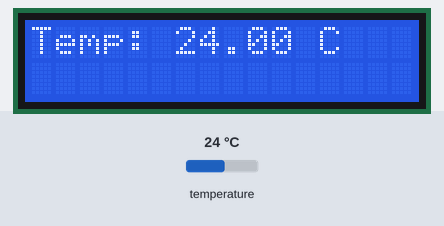
Bench run of a program on a simulated Raspberry Pi (BCM pin numbers). On the bench: 16×2 character LCD. The inputs (shaded band) are chosen by the test bench; at power-on: temperature 24 °C. What the program prints to the terminal is not drawn.

Above: at 1.2 s.
1.3 s: temperature set to 12 °C
At 3.7 s:
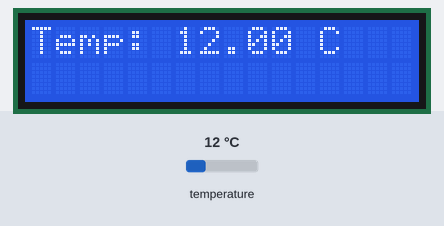
4.0 s: temperature set to 19 °C
At 4.9 s:
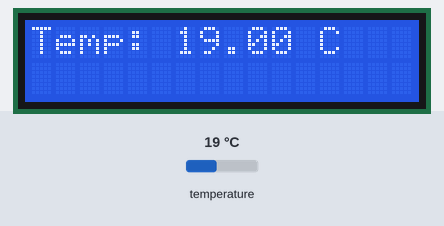
6.5 s: temperature set to 28 °C
At 8.1 s:
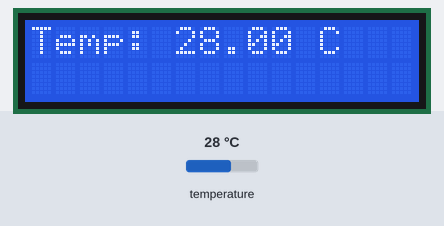
Timing chart, 0 to 9.6 s (numbered marks = the images above; inputs shaded):
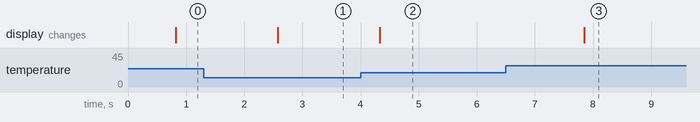

Measured:
- after the input at 1.3 s, the display: changes after 1.3 s (image 1)
- after the input at 4.0 s, the display: changes after 0.33 s (image 2)
- after the input at 6.5 s, the display: changes after 1.3 s (image 3)

The program:

main.py
```python
# python3 -m venv venv
# source venv/bin/activate
# pip install RPLCD
# python3 main.py
# deactivate

# VVS - GND / uziemienie
# VDD - 5V / zasilanie 5V
# VO - GND / kontrast
# RS - GPIO 26 / rejest wyboru danych
# RW - GND / odczyt/zapis
# E - GPIO 19 / enable - aktywacja
# D4 - GPIO 13 / dane (4-bit)
# D5 - GPIO 6 / dane (4-bit)
# D6 - GPIO 5 / dane (4-bit)
# D7 - GPIO 11 / dane (4-bit)
# A - 5V rezystor 220Ω / podświetlenie (+5V)
# K - GND / podświetlenie (-)

import os
import glob
import time
from RPLCD.gpio import CharLCD
import RPi.GPIO as GPIO

# Konfiguracja wyświetlacza LCD
lcd = CharLCD(
    pin_rs=26, pin_rw=None, pin_e=19,
    pins_data=[13, 6, 5, 11],
    numbering_mode=GPIO.BCM,
    cols=16, rows=2
)

def setup_1wire():
    # Ładuje moduły jądra do obsługi czujnika DS18B20.
    os.system('modprobe w1-gpio')
    os.system('modprobe w1-therm')

def get_device_file():
    # Zwraca ścieżkę do pliku czujnika temperatury.
    base_dir = '/sys/bus/w1/devices/'
    device_folder = glob.glob(base_dir + '28*')[0]  # Znajduje czujnik DS18B20
    return device_folder + '/w1_slave'

def read_temp_raw(device_file):
    # Odczytuje surowe dane z pliku czujnika.
    with open(device_file, 'r') as f:
        return f.readlines()

def read_temp(device_file):
    # Przetwarza dane i zwraca temperaturę w °C.
    lines = read_temp_raw(device_file)

    while lines[0].strip()[-3:] != 'YES':  # Czeka na poprawny odczyt
        time.sleep(0.2)
        lines = read_temp_raw(device_file)

    equals_pos = lines[1].find('t=')
    if equals_pos != -1:
        temp_string = lines[1][equals_pos+2:]
        temp_c = float(temp_string) / 1000.0
        return temp_c

def main():
    # Odczytuje temperaturę i wyświetla na LCD.
    setup_1wire()
    device_file = get_device_file()

    while True:
        temperature = read_temp(device_file)
        print(f'Temperatura: {temperature:.2f}°C')  # Wydruk do terminala

        lcd.clear()  # Czyści ekran LCD
        lcd.write_string(f'Temp: {temperature:.2f} C')  # Wyświetla temperaturę

        time.sleep(1)  # Aktualizacja co 1 sek.

if __name__ == "__main__":
    try:
        main()
    except KeyboardInterrupt:
        lcd.clear()
        lcd.write_string("Program zakonczony")
        GPIO.cleanup()
```
